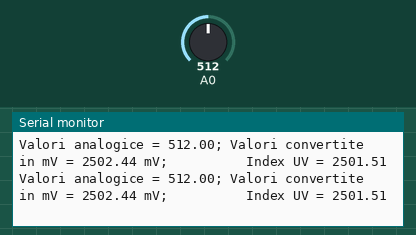
Recording of a sketch running on a simulated Arduino Uno, built with avr-gcc and run on an emulated ATmega328P. Shown: the last lines printed to the serial monitor. Inputs (shaded band) come from the test bench; at power-on: A0 = 512.

Above: at 1.8 s.
1.9 s: A0 set to 716
At 2.9 s:
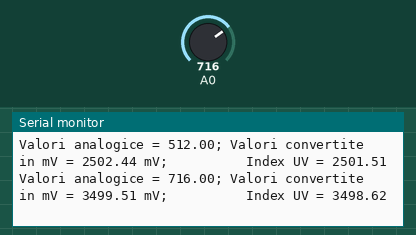
3.4 s: A0 set to 900
At 4.6 s:
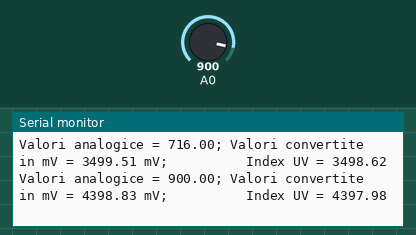
Timing chart, 0 to 6.4 s (numbered marks = the images above; inputs shaded):
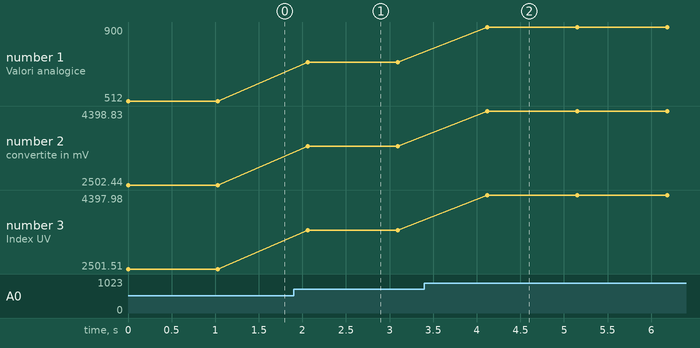

The sketch:

GUVA-S12SD_Cod_Test_1.ino
```cpp
int indice_uv [12] = {50,227,318,408,503,606,696,795,881,976,1079,1170};
    float Valori_MiniVolti_Senzor;

void setup() {
    Serial.begin(9600);
}

void loop() {
    float Valori_Volti_Senzor;
    float Valori_Analogice_Senzor;
    float Index_UV;

    Valori_Analogice_Senzor = analogRead(A0);
    Valori_Volti_Senzor = Valori_Analogice_Senzor * (5.0 / 1023.0);
    Valori_MiniVolti_Senzor = Valori_Volti_Senzor * 1000;
    //Index_UV = (0.0106 * Valori_MiniVolti_Senzor) - 1.3577;

    Index_UV = Calculeaza_Indice_UV();

    Serial.print("Valori analogice = ");
    Serial.print(Valori_Analogice_Senzor);
    Serial.print("; ");

    Serial.print("Valori convertite in mV = ");
    Serial.print(Valori_Volti_Senzor * 1000);
    Serial.print(" mV;          ");

    Serial.print("Index UV = ");
    Serial.print(Index_UV);
    Serial.println();
    delay(1000);
}

float Calculeaza_Indice_UV() {
    float uvIndex;
    int i;
    for (i = 0; i < 12; i++) {
        if (Valori_MiniVolti_Senzor <= indice_uv[i]) {
            uvIndex = i;
            break;
        }
    }

    if (i>0) {
        float Medie = indice_uv[i] - indice_uv[i-1];
        float vCalc=Valori_MiniVolti_Senzor - indice_uv[i-1];
        uvIndex+=(1.0/Medie*vCalc)-1.0;
    }

    return uvIndex;
}
```

Measured:
- after the input at 1.9 s, the serial monitor: prints a new line after 0.16 s (image 1)
- after the input at 3.4 s, the serial monitor: prints a new line after 0.72 s (image 2)
- plotted number 1: 512 → 716 after the input at 1.9 s, 716 → 900 after the input at 3.4 s
- plotted number 2: 2502.44 → 3499.51 after the input at 1.9 s, 3499.51 → 4398.83 after the input at 3.4 s
- plotted number 3: 2501.51 → 3498.62 after the input at 1.9 s, 3498.62 → 4397.98 after the input at 3.4 s
